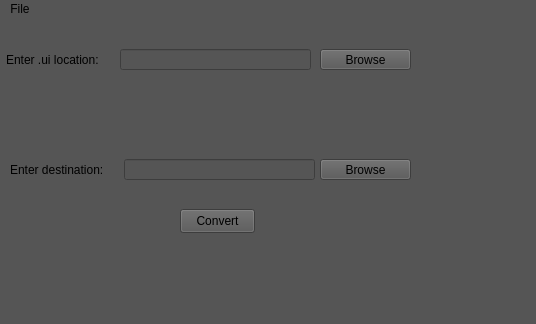
<?xml version="1.0" encoding="UTF-8"?>
<ui version="4.0">
 <class>MainWindow</class>
 <widget class="QMainWindow" name="MainWindow">
  <property name="geometry">
   <rect>
    <x>0</x>
    <y>0</y>
    <width>536</width>
    <height>324</height>
   </rect>
  </property>
  <property name="windowTitle">
   <string>MainWindow</string>
  </property>
  <property name="styleSheet">
   <string notr="true">background-color: rgb(85, 85, 85);</string>
  </property>
  <widget class="QWidget" name="centralwidget">
   <widget class="QLabel" name="label">
    <property name="geometry">
     <rect>
      <x>6</x>
      <y>30</y>
      <width>111</width>
      <height>21</height>
     </rect>
    </property>
    <property name="text">
     <string>Enter .ui location:</string>
    </property>
   </widget>
   <widget class="QLabel" name="label_2">
    <property name="geometry">
     <rect>
      <x>10</x>
      <y>140</y>
      <width>111</width>
      <height>21</height>
     </rect>
    </property>
    <property name="text">
     <string>Enter destination:</string>
    </property>
   </widget>
   <widget class="QLineEdit" name="lineEdit">
    <property name="geometry">
     <rect>
      <x>120</x>
      <y>30</y>
      <width>191</width>
      <height>21</height>
     </rect>
    </property>
   </widget>
   <widget class="QLineEdit" name="lineEdit_2">
    <property name="geometry">
     <rect>
      <x>124</x>
      <y>140</y>
      <width>191</width>
      <height>21</height>
     </rect>
    </property>
   </widget>
   <widget class="QPushButton" name="pushButton">
    <property name="geometry">
     <rect>
      <x>320</x>
      <y>30</y>
      <width>91</width>
      <height>21</height>
     </rect>
    </property>
    <property name="text">
     <string>Browse</string>
    </property>
   </widget>
   <widget class="QPushButton" name="pushButton_2">
    <property name="geometry">
     <rect>
      <x>320</x>
      <y>140</y>
      <width>91</width>
      <height>21</height>
     </rect>
    </property>
    <property name="text">
     <string>Browse</string>
    </property>
   </widget>
   <widget class="QPushButton" name="pushButton_3">
    <property name="geometry">
     <rect>
      <x>180</x>
      <y>190</y>
      <width>75</width>
      <height>24</height>
     </rect>
    </property>
    <property name="text">
     <string>Convert</string>
    </property>
   </widget>
  </widget>
  <widget class="QMenuBar" name="menubar">
   <property name="geometry">
    <rect>
     <x>0</x>
     <y>0</y>
     <width>536</width>
     <height>21</height>
    </rect>
   </property>
   <widget class="QMenu" name="menuFile">
    <property name="title">
     <string>File</string>
    </property>
    <addaction name="actionQuit"/>
   </widget>
   <addaction name="menuFile"/>
  </widget>
  <widget class="QStatusBar" name="statusbar"/>
  <action name="actionQuit">
   <property name="text">
    <string>Quit</string>
   </property>
  </action>
 </widget>
 <resources/>
 <connections/>
</ui>
